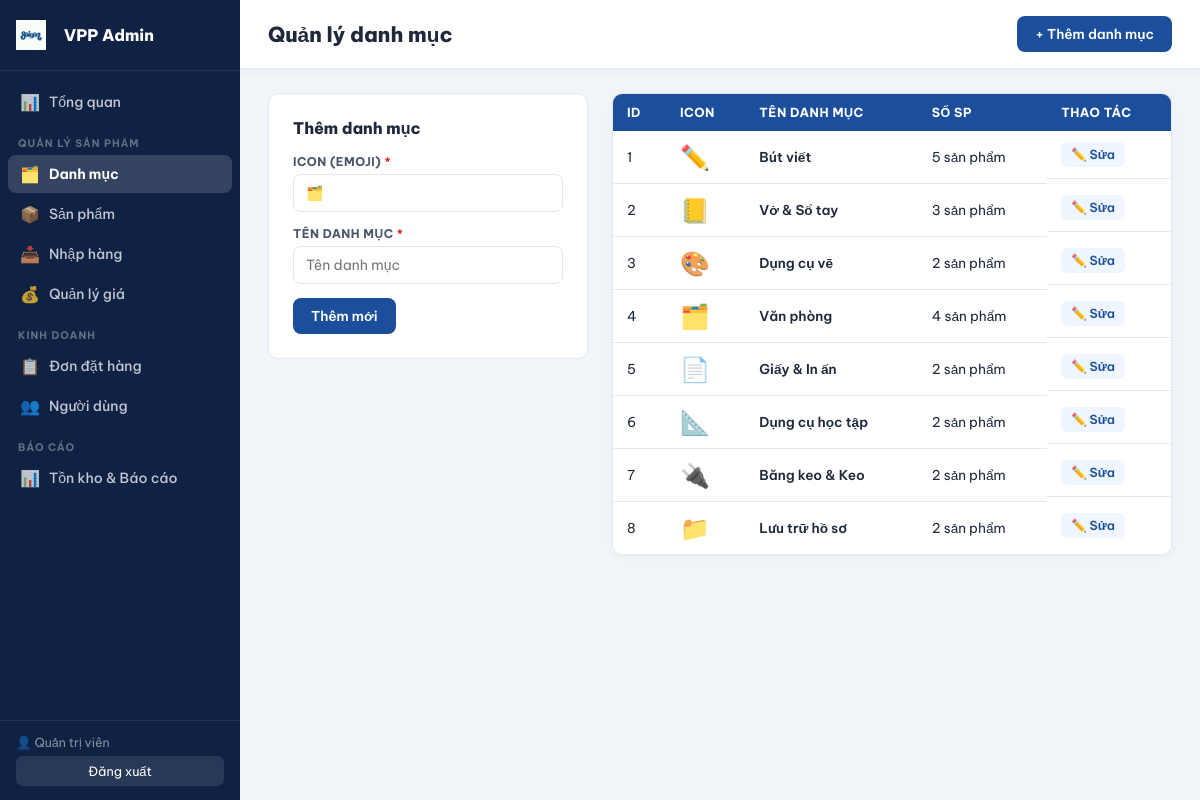
Screenshot of /admin/danh-muc.php (signed in) with the database file from the repository.
### tables this page shows
CREATE TABLE IF NOT EXISTS danh_muc (
    id       INT AUTO_INCREMENT PRIMARY KEY,
    ten      VARCHAR(100) NOT NULL,
    icon     VARCHAR(10)  NOT NULL DEFAULT '📦',
    mo_ta    TEXT,
    trang_thai TINYINT NOT NULL DEFAULT 1 COMMENT '1=hiện, 0=ẩn',
    created_at DATETIME DEFAULT CURRENT_TIMESTAMP
);

### admin/danh-muc.php (the view, shortened to what this page needs)
<?php
require_once '../includes/config.php';
$edit = null;
$topbar_actions = '<a href="danh-muc.php" class="btn-admin-primary">+ Thêm danh mục</a>';
include 'includes/header.php';
$list = $conn->query("SELECT d.*,COUNT(s.id) as so_sp FROM danh_muc d LEFT JOIN san_pham s ON s.danh_muc_id=d.id GROUP BY d.id ORDER BY d.id")->fetch_all(MYSQLI_ASSOC);
?>
<div class="admin-2col">
  <div class="admin-form-card">
    <h3><?= $edit ? 'Sửa danh mục' : 'Thêm danh mục' ?></h3>
    <form method="POST" novalidate id="dmForm">
      <div class="form-group">
        <label>Icon (emoji) <span class="req">*</span></label>
        <input type="text" name="icon" value="<?= htmlspecialchars($edit['icon'] ?? $_POST['icon'] ?? '') ?>" placeholder="🗂️" id="dmIcon">
      </div>
      <div class="form-group">
        <label>Tên danh mục <span class="req">*</span></label>
        <input type="text" name="ten" value="<?= htmlspecialchars($edit['ten'] ?? $_POST['ten'] ?? '') ?>" placeholder="Tên danh mục" id="dmTen">
      </div>
      <div style="display:flex;gap:10px;margin-top:4px">
        <button type="submit" class="btn-admin-primary" onclick="return validateDm()"><?= $edit ? 'Cập nhật' : 'Thêm mới' ?></button>
      </div>
    </form>
  </div>
  <div>
    <div class="table-wrap">
      <table class="admin-table">
        <thead><tr><th>ID</th><th>Icon</th><th>Tên danh mục</th><th>Số SP</th><th>Thao tác</th></tr></thead>
        <tbody>
          <?php foreach ($list as $dm): ?>
          <tr>
            <td><?= $dm['id'] ?></td>
            <td style="font-size:1.5rem"><?= htmlspecialchars($dm['icon']) ?></td>
            <td style="font-weight:600"><?= htmlspecialchars($dm['ten']) ?></td>
            <td><?= $dm['so_sp'] ?> sản phẩm</td>
            <td class="actions-cell">
              <a href="?sua=<?= $dm['id'] ?>" class="btn-edit-sm">✏️ Sửa</a>
            </td>
          </tr>
          <?php endforeach; ?>
        </tbody>
      </table>
    </div>
  </div>
</div>
<?php include 'includes/footer.php'; ?>

### assets/css/admin.css (style rules this page uses)
:root { --blue:#1B4F9B;--blue-dark:#153d7a;--blue-pale:#e8f0fc;--sidebar-bg:#0f2244;--bg:#f1f5f9;--surface:#fff;--text:#1e293b;--text2:#475569;--muted:#94a3b8;--border:#e2e8f0;--radius:10px; }
* { margin:0;padding:0;box-sizing:border-box; }
body { font-family:'Be Vietnam Pro',sans-serif;background:var(--bg);color:var(--text); }
a { text-decoration:none;color:inherit; }
.btn-admin-primary { background:var(--blue);color:#fff;border:none;padding:9px 18px;border-radius:8px;cursor:pointer;font-weight:600;font-size:.85rem;transition:all .2s;font-family:'Be Vietnam Pro',sans-serif;text-decoration:none;display:inline-block; }
.btn-edit-sm { background:#eff6ff;color:var(--blue);border:none;padding:5px 10px;border-radius:6px;cursor:pointer;font-size:.78rem;font-weight:600;font-family:'Be Vietnam Pro',sans-serif;text-decoration:none;display:inline-block; }
.table-wrap { overflow-x:auto;border-radius:var(--radius);border:1px solid var(--border);box-shadow:0 2px 8px rgba(0,0,0,.04); }
.admin-table { width:100%;border-collapse:collapse;background:#fff; }
.admin-table thead tr { background:var(--blue);color:#fff; }
.admin-table th { padding:11px 14px;text-align:left;font-size:.78rem;font-weight:700;text-transform:uppercase;letter-spacing:.04em;white-space:nowrap; }
.admin-table td { padding:11px 14px;border-bottom:1px solid var(--border);font-size:.85rem;vertical-align:middle; }
.admin-table tbody tr:last-child td { border-bottom:none; }
.actions-cell { display:flex;gap:6px;flex-wrap:wrap; }
.form-group { margin-bottom:14px; }
.form-group label { display:block;font-size:.75rem;font-weight:700;color:var(--text2);margin-bottom:5px;text-transform:uppercase;letter-spacing:.04em; }
.form-group input,.form-group select,.form-group textarea { width:100%;padding:9px 12px;border:1.5px solid var(--border);border-radius:8px;font-size:.875rem;outline:none;font-family:'Be Vietnam Pro',sans-serif;color:var(--text);transition:border-color .2s; }
.req { color:#dc2626; }
.admin-form-card { background:#fff;border:1.5px solid var(--border);border-radius:var(--radius);padding:24px;max-width:520px; }
.admin-form-card h3 { font-size:1rem;font-weight:800;margin-bottom:16px; }
.admin-2col { display:grid;grid-template-columns:320px 1fr;gap:24px;align-items:start; }

### rows the page displays
danh_muc: id "1", icon "✏️", ten "Bút viết", so_sp "5"
danh_muc: id "2", icon "📒", ten "Vở & Sổ tay", so_sp "3"
danh_muc: id "3", icon "🎨", ten "Dụng cụ vẽ", so_sp "2"
danh_muc: id "4", icon "🗂️", ten "Văn phòng", so_sp "4"
danh_muc: id "5", icon "📄", ten "Giấy & In ấn", so_sp "2"
danh_muc: id "6", icon "📐", ten "Dụng cụ học tập", so_sp "2"
danh_muc: id "7", icon "🔌", ten "Băng keo & Keo", so_sp "2"
danh_muc: id "8", icon "📁", ten "Lưu trữ hồ sơ", so_sp "2"

### other values shown
$_SESSION['admin_name'] "Quản trị viên"
$page_title "Quản lý danh mục"
